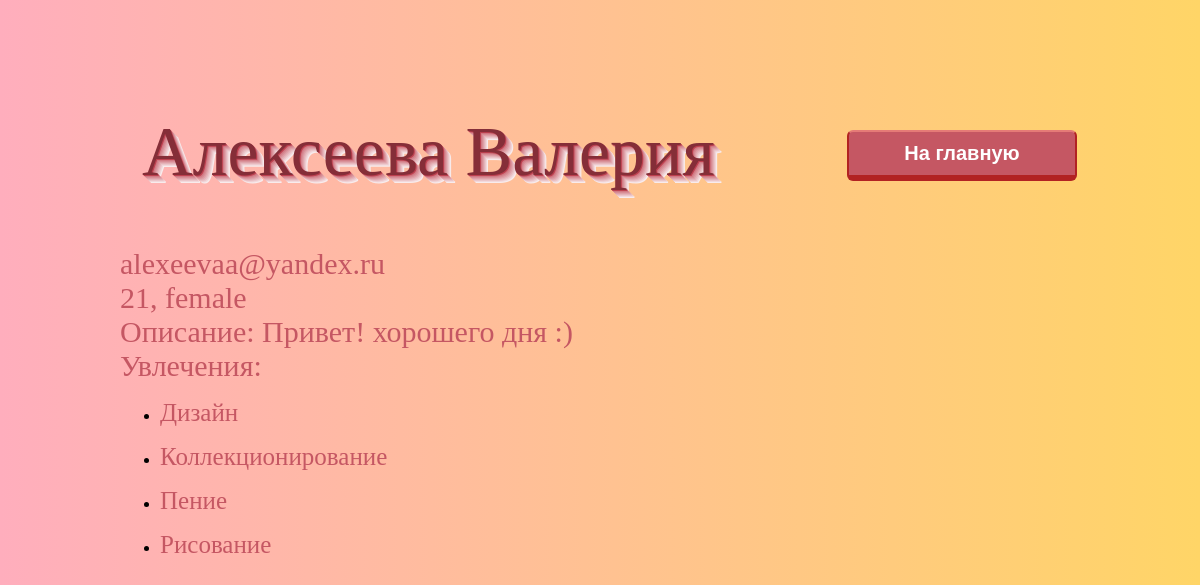
Page /profile/14 (signed in) on the committed database.
### data/users.py (models this page shows, shortened)
class User(SqlAlchemyBase, UserMixin):
    __tablename__ = 'users'
    id = sqlalchemy.Column(sqlalchemy.Integer, primary_key=True, autoincrement=True)
    name = sqlalchemy.Column(sqlalchemy.String, nullable=True)
    age = sqlalchemy.Column(sqlalchemy.Integer, nullable=True)
    email = sqlalchemy.Column(sqlalchemy.String, index=True, unique=True, nullable=True)
    password = sqlalchemy.Column(sqlalchemy.String, nullable=True)
    about = sqlalchemy.Column(sqlalchemy.String, nullable=True)
    gender = sqlalchemy.Column(sqlalchemy.String, nullable=True)
    hobby = sqlalchemy.Column(sqlalchemy.String, nullable=True)
    def __repr__(self):
        return f'''user {self.id} {self.name} :^)'''

class Hobby(SqlAlchemyBase):
    __tablename__ = 'hobbies'
    id = sqlalchemy.Column(sqlalchemy.Integer, primary_key=True, autoincrement=True)
    name = sqlalchemy.Column(sqlalchemy.String, nullable=True)

### main.py (the view)
@app.route('/profile/<user_id>', methods=['POST', 'GET'])
def profile(user_id):
    curr_user_id = flask_login.current_user.id
    user = get_user_by_id(user_id)
    print(user)
    print(user.about)
    hobby_ids = user.hobby.split('-')
    print(hobby_ids)
    hobbies = []
    for hobby_id in hobby_ids[1:-1]:
        hobby = get_hobby_by_id(hobby_id)
        hobbies.append(hobby.name)
    print(flask_login.current_user)
    main_style = url_for('static', filename='css/main_style.css')
    an_style = url_for('static', filename='css/an_style.css')
    ph_style = url_for('static', filename='css/ph_style.css')
    text_style2 = url_for('static', filename='css/text_style2.css')
    button_style = url_for('static', filename='css/button_style.css')
    button_style2 = url_for('static', filename='css/button_style2.css')
    if request.method == 'GET':
        return render_template('profile_template.html', button_style2=button_style2, hobbies=hobbies, user=user, user_id=user_id, curr_user_id=curr_user_id, main_style=main_style, an_style=an_style, ph_style=ph_style, text_style2=text_style2, button_style=button_style)
    else:
        return redirect('/changing_profile')

### data/db_session.py (called while the page is built, shortened)
def global_init(db_file):
    global __factory
    if __factory:
        return

def create_session() -> Session:
    global __factory
    return __factory()

### main.py (called while the page is built)
@login_manager.user_loader
def load_user(user_id):
    db_session.global_init("db/users.sqlite")
    db_sess = db_session.create_session()
    return db_sess.query(User).get(user_id)

### main_users.py (called while the page is built)
def get_hobby_by_id(hobby_id):
    db_session.global_init("db/users.sqlite")
    session = db_session.create_session()
    hobby = session.query(Hobby).filter(Hobby.id == hobby_id).first()
    return hobby

def get_user_by_id(user_id):
    db_session.global_init("db/users.sqlite")
    session = db_session.create_session()
    user = session.query(User).filter(User.id == user_id).first()
    return user

### templates/profile_template.html (shortened to what this page needs)
<!DOCTYPE html>
<html lang="en" xmlns="http://www.w3.org/1999/html">
<head>
    <link rel="stylesheet" type="text/css" href="{{main_style}}"/>
    <link rel="stylesheet" type="text/css" href="{{text_style2}}"/>
    <link rel="stylesheet" type="text/css" href="{{checkbox_style}}"/>
    <link rel="stylesheet" type="text/css" href="{{radio_checkbox_style}}"/>
    <link rel="stylesheet" type="text/css" href="{{button_style}}"/>
    <link rel="stylesheet" type="text/css" href="{{button_style2}}"/>
    <link rel="stylesheet" type="text/css" href="{{ph_style}}"/>
</head>
<body>
    <button class="turquoise" onclick = "document.location.href = '/'">На главную</button>
        <H1>{{user.name}}</H1>
    <div>
        <font style="font-family:Lobster, cursive; Font-size:30px;" color="c55763" >{{user.email}}</font>
        <br/>
        <font style="font-family:Lobster, cursive; Font-size:30px;" color="c55763">{{user.age}}, {{user.gender}}</font>
        <br/>
        <font style="font-family:Lobster, cursive; Font-size:30px;" color="c55763">Описание: {{user.about}}</font>
        <br/>
        <font style="font-family:Lobster, cursive; Font-size:30px;" color="c55763">Увлечения:</font><br>
        {% for hobby in hobbies %}
            <ul>
             <li><font style="font-family:Lobster, cursive; Font-size:25px;" color="c55763">{{hobby}}</font></li>
            </ul>
        {%endfor %}
</div>
</body>
</html>

### static/css/main_style.css (style rules this page uses)
body { background: linear-gradient(to right, #ffaebd, #ffd567); margin: 50px; }

### static/css/text_style2.css (style rules this page uses)
H1 { margin-left: 30px; max-width: 100%; font-size: 70px; font-weight: normal; padding: 30; cursor: pointer; margin: 20 px; text-shadow: -8px -8px 0 hsl(353, 49%, 35%), -7px -7px 0 hsl(353, 49%, 50%), -6px -6px 0 hsl(353, 49%, 65%), -5px -5px 0 hsl(353, 49%, 70%), -4px -4px 0 hsl(353, 49%, 75%), -3px -3px 0 hsl(353, 49%, 80%), -2px -2px 0 hsl(353, 49%, 85%), -1px -1px 0 hsl(353, 49%, 90%), 0 0 0 hsl(353, 49%, 95%); color: transparent; transition: all 1s; }

### static/css/button_style.css (style rules this page uses)
.turquoise { position: relative; width: 230px; display: inline; margin-right: 3px; margin-top: 10px; background: #c55763; border-top: #e57b77 2px solid; border-bottom: #B22222 6px solid; border-left: #B22222 2px solid; border-right: #B22222 2px solid; border-radius: 6px; text-align: center; color: white; padding: 10px; float: right; font-size: 20px; font-weight: 600; }

### static/css/ph_style.css (style rules this page uses)
body { margin: 10%; }

### rows in the picture
User: email "alexeevaa@yandex.ru", age "21", gender "female", about "Привет! хорошего дня :)"
Hobby: name "Дизайн"
Hobby: name "Коллекционирование"
Hobby: name "Пение"
Hobby: name "Рисование"
